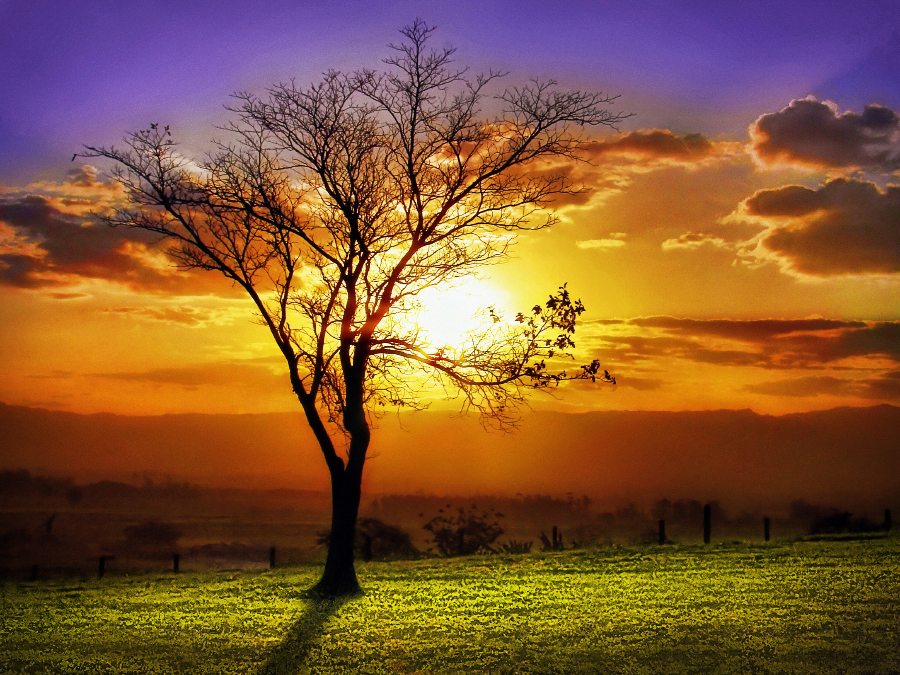
#> input picture hsv/download.jpg, 900 x 675 px, given in place of the camera
$ python detect.py
#> lines starting #> are read from the running program, lines starting #| are printed output that depends on the picture; after the words box and inside, x2 and y2 are one past the last pixel; in counts of white or black regions, pixels touching at a corner belong together
import cv2
import numpy as np


cap = cv2.VideoCapture(0)

def nothing(x):
    pass
# Creating a window for later use
cv2.namedWindow('result')
cv2.namedWindow('rest')
#cv2.namedWindow('canny')
# Creating track bar
#cv2.createTrackbar('cnl','canny',0,200,nothing)
#cv2.createTrackbar('cnu','canny',0,200,nothing)

cv2.createTrackbar('hmin', 'result',0,180,nothing)
#> slider 'hmin' is set to 36
cv2.createTrackbar('hmax', 'result',0,180,nothing)
#> slider 'hmax' is set to 180
cv2.createTrackbar('smin', 'result',0,255,nothing)
#> slider 'smin' is set to 51
cv2.createTrackbar('smax', 'result',0,255,nothing)
#> slider 'smax' is set to 255
cv2.createTrackbar('vmin', 'result',0,255,nothing)
#> slider 'vmin' is set to 51
cv2.createTrackbar('vmax', 'result',0,255,nothing)
#> slider 'vmax' is set to 255

cv2.createTrackbar('h', 'rest',0,180,nothing)
#> slider 'h' is set to 60
cv2.createTrackbar('s', 'rest',0,255,nothing)
#> slider 's' is set to 85
cv2.createTrackbar('v', 'rest',0,255,nothing)
#> slider 'v' is set to 85


while(1):

    ret, frame = cap.read()
#> frame is the input picture: shape (675, 900, 3); mean B, G, R 51.4, 88.7, 131.9
 #converting to HSV
    hsv = cv2.cvtColor(frame,cv2.COLOR_BGR2HSV)
#> hsv: shape (675, 900, 3); mean H, S, V 42.3, 186, 140.1

    # get info from track bar and appy to result
    hlo = cv2.getTrackbarPos('hmin','result')
    hup = cv2.getTrackbarPos('hmax','result')
    slo = cv2.getTrackbarPos('smin','result')
    sup = cv2.getTrackbarPos('smax','result')
    vlo = cv2.getTrackbarPos('vmin','result')
    vup = cv2.getTrackbarPos('vmax','result')

    h = cv2.getTrackbarPos('h','rest')
    s = cv2.getTrackbarPos('s','rest')
    v = cv2.getTrackbarPos('v','rest')


    lower_blue = np.array([h,s,v])
    upper_blue = np.array([180,255,255])

    mask = cv2.inRange(hsv,lower_blue, upper_blue)
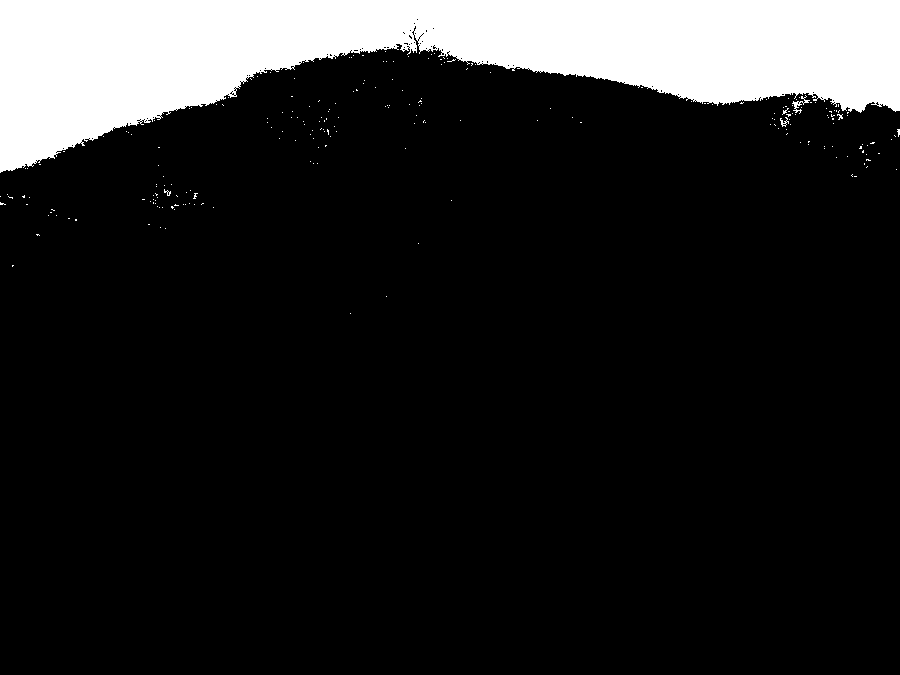
#> mask: shape (675, 900); 13.8% white; 231 white regions (227 under 20 px), largest, box (x1, y1, x2, y2) and area: (0, 0, 900, 173) 83364, (792, 95, 810, 114) 89, (780, 117, 789, 127) 38, (164, 189, 171, 196) 21

    result1 = cv2.bitwise_and(frame,frame,mask = mask)
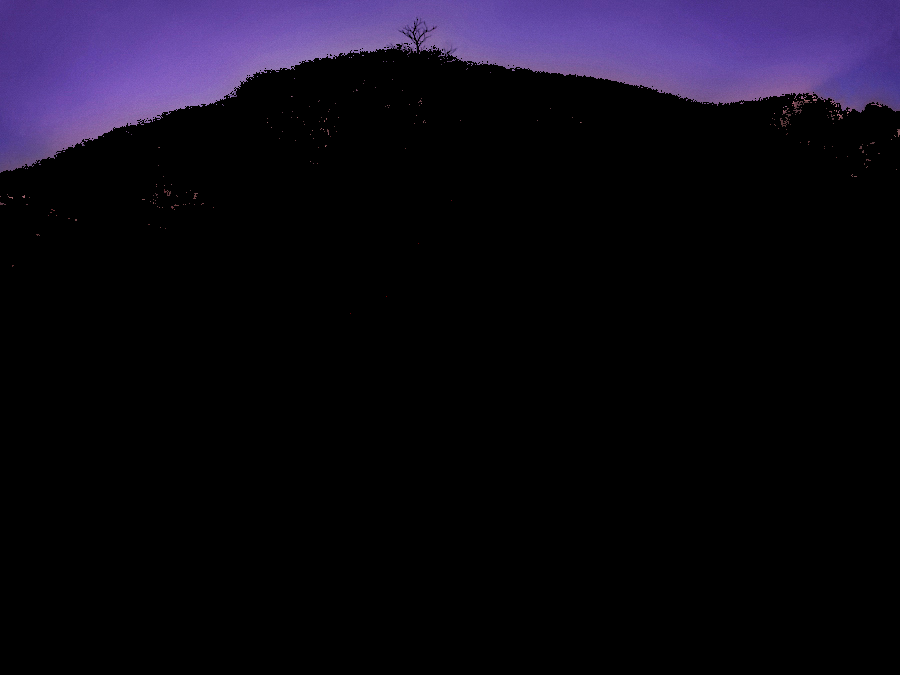
#> result1: shape (675, 900, 3); mean B, G, R 22.1, 10.4, 14.2


    # Normal masking algorithm
    min = np.array([hlo,slo,vlo])
    max = np.array([hup,sup,vup])

    mask = cv2.inRange(hsv,min,max)
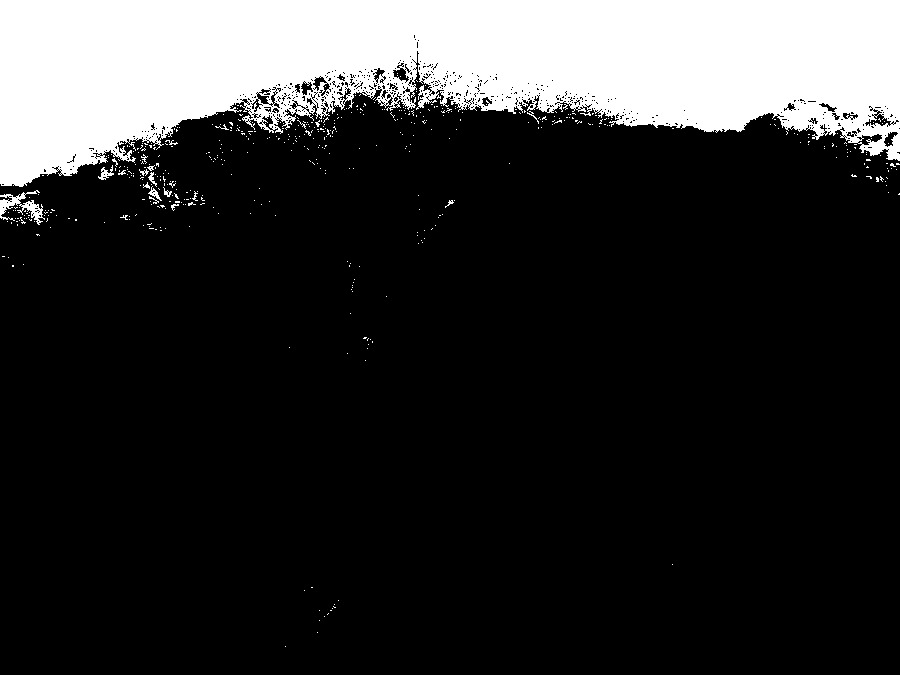
#> mask: shape (675, 900); 18.6% white; 505 white regions (487 under 20 px), largest, box (x1, y1, x2, y2) and area: (0, 0, 900, 187) 111109, (0, 190, 45, 225) 551, (98, 165, 114, 180) 98

    result = cv2.bitwise_and(frame,frame,mask = mask)
    hello=cv2.medianBlur(result,15)
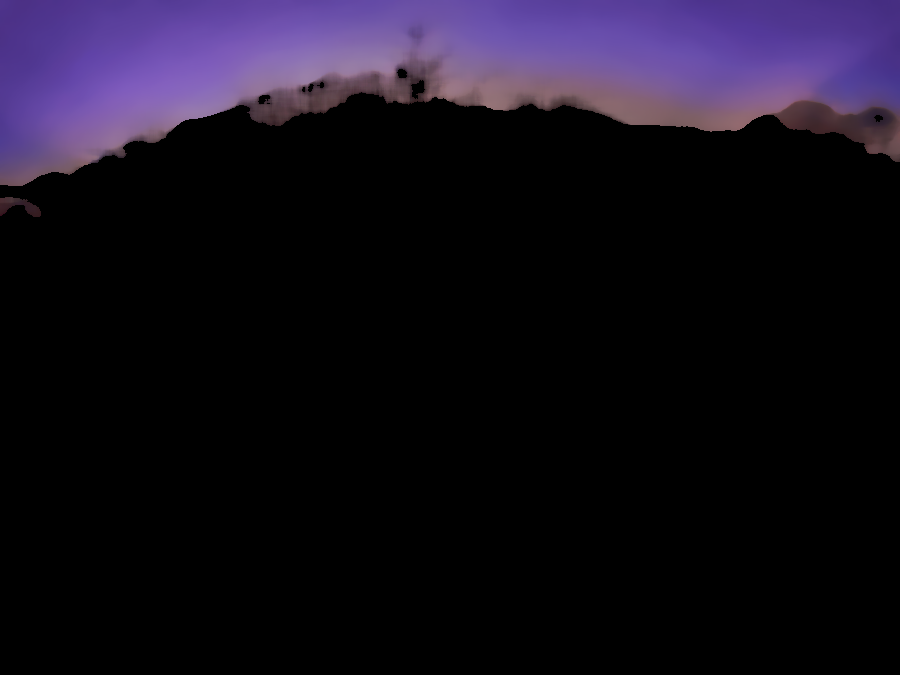
#> hello: shape (675, 900, 3); mean B, G, R 27.6, 14.8, 20
    blur = cv2.GaussianBlur(result,(15,15),0)
    kernel = np.ones((5,5),np.uint8)
    erosion = cv2.erode(mask,kernel,iterations = 1)
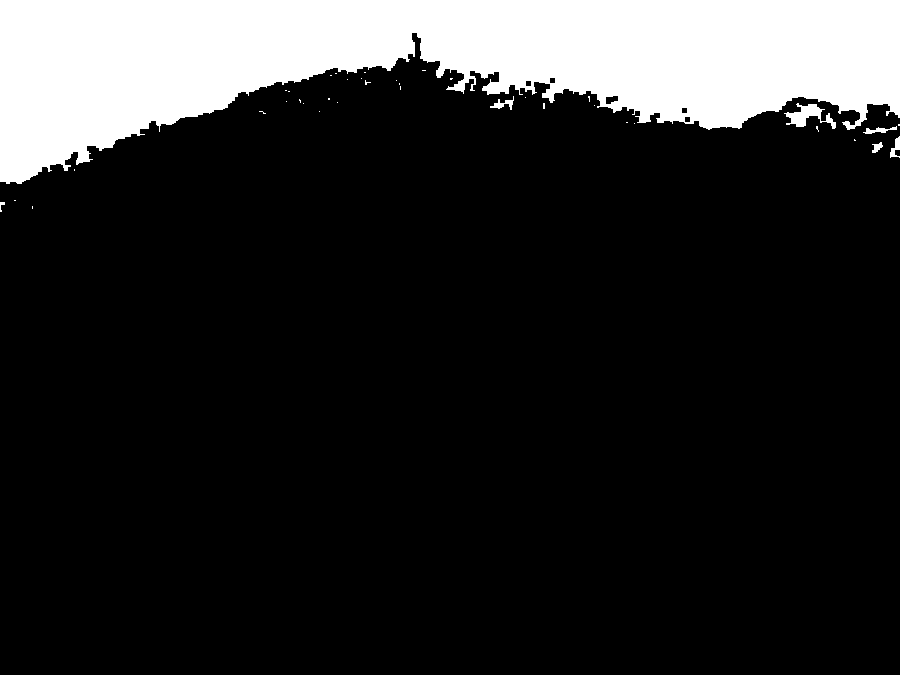
#> erosion: shape (675, 900); 16.1% white; 39 white regions (32 under 20 px), largest, box (x1, y1, x2, y2) and area: (0, 0, 900, 184) 96645, (784, 103, 836, 129) 554, (490, 96, 514, 110) 120
    dilation = cv2.dilate(mask,kernel,iterations = 1)
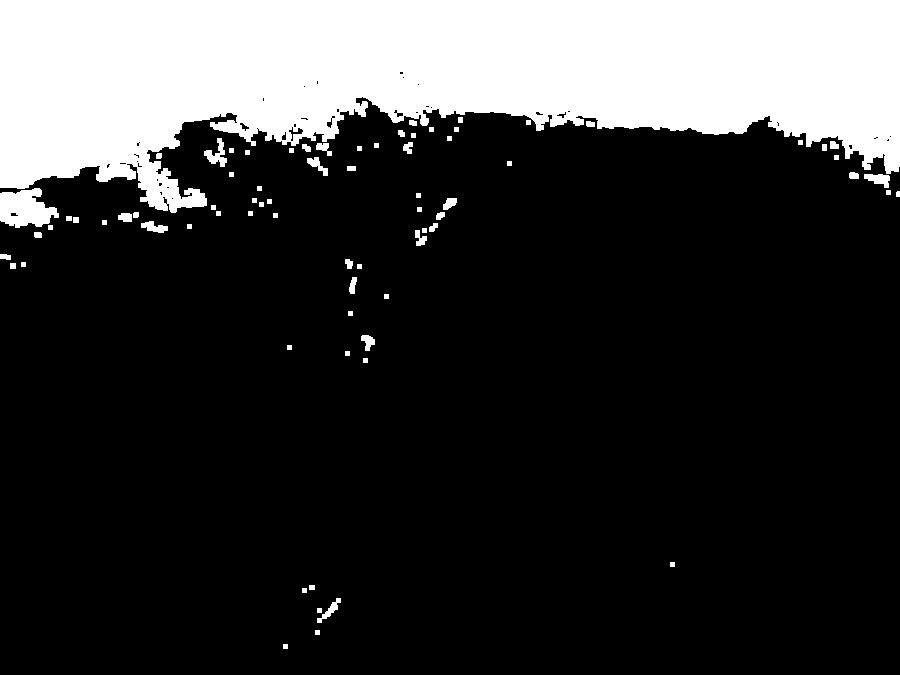
#> dilation: shape (675, 900); 21.5% white; 76 white regions, largest, box (x1, y1, x2, y2) and area: (0, 0, 900, 213) 125492, (0, 188, 59, 228) 1609, (204, 138, 227, 167) 292
    edges = cv2.Canny(frame,100,200)
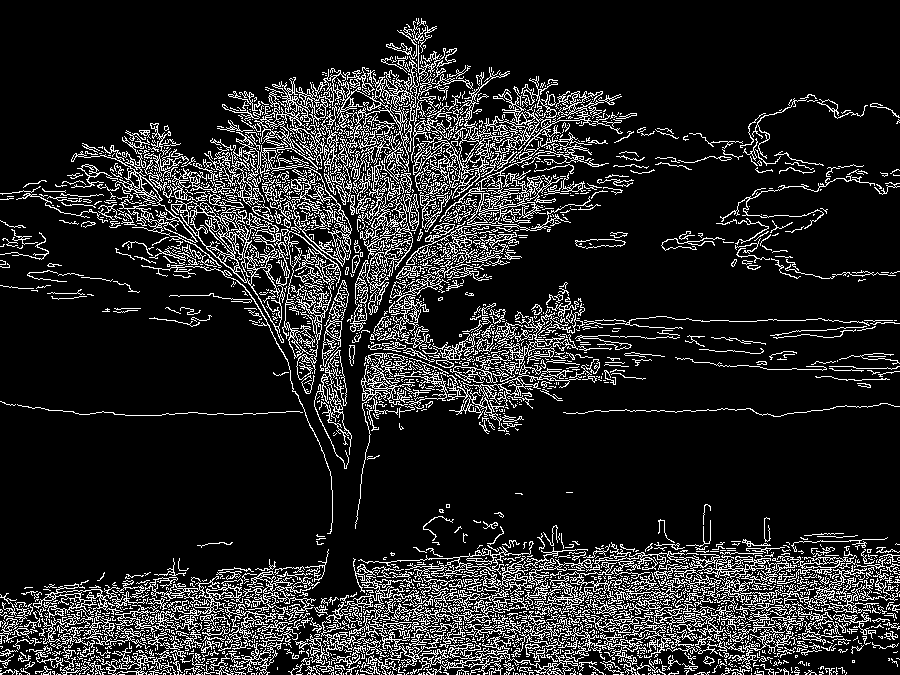
#> edges: shape (675, 900); 14.1% white in thin lines or dots

    # Display edges in a frame
    cv2.imshow('Edges',edges)

   # cv2.imshow('Gaussian Blurring',blur)
    cv2.imshow('frame',frame)
    cv2.imshow('result',result)
   # [6 lines of commented-out code are left out]
    k = cv2.waitKey(1)
#> (key Esc is pressed here)
    if k == 27:
        break


cv2.destroyAllWindows()
